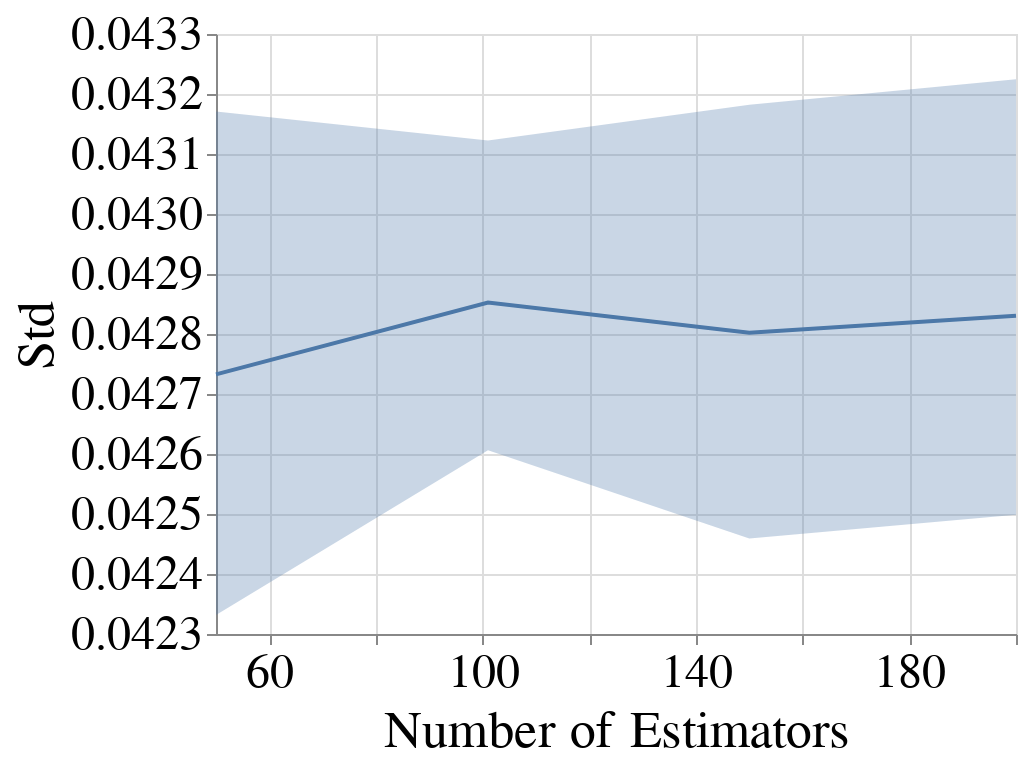

Source (notebook cell):
### Code cell
create_plot_for_diff_bootstrap_sizes(all_subgroup_metrics_df,
                                     dataset_name=DATASET_NAMES[0],
                                     metric_name='Std',
                                     model_name=MODEL_NAMES[0],
                                     with_band=True)

### Figure 1 — Vega-Lite specification as saved in the notebook (floating-point values rounded to 4 significant figures)
{"config": {"view": {"continuousWidth": 400, "continuousHeight": 300}, "axis": {"labelFontSize": 24, "labelFontWeight": "normal", "titleFontSize": 26, "titleFontWeight": "normal"}, "legend": {"columns": 2, "direction": "horizontal", "labelFontSize": 22, "labelLimit": 400, "orient": "top", "symbolStrokeWidth": 10, "titleAnchor": "middle", "titleFontSize": 24, "titleLimit": 300}, "title": {"fontSize": 22}}, "layer": [{"mark": {"type": "errorband", "extent": "ci"}, "encoding": {"x": {"field": "Num_Estimators", "scale": {"domain": [50, 200], "nice": false, "zero": false}, "title": "Number of Estimators", "type": "quantitative"}, "y": {"field": "Metric_Value", "scale": {"zero": false}, "title": "Std", "type": "quantitative"}}}, {"mark": "line", "encoding": {"x": {"field": "Num_Estimators", "scale": {"domain": [50, 200], "nice": false, "zero": false}, "title": "Number of Estimators", "type": "quantitative"}, "y": {"aggregate": "mean", "field": "Metric_Value", "scale": {"zero": false}, "title": "Std", "type": "quantitative"}}}], "data": {"name": "data-df63533b9dc3d385df3b0fa388a67579"}, "$schema": "https://vega.github.io/schema/vega-lite/v4.17.0.json", "datasets": {"data-df63533b9dc3d385df3b0fa388a67579": [{"Metric": "Std", "Model_Name": "RandomForestClassifier", "Dataset_Name": "Folktables_CA_2018_Income", "Num_Estimators": 50, "Record_Create_Date_Time": "2024-02-24T15:56:18.751000", "Session_Uuid": "f12c5c59-e58a-4f5a-bc5b-e33f81189fd7", "Experiment_Iteration": "Exp_iter_1", "Dataset_Split_Seed": 100, "Fair_Intervention_Params_Lst": "[0.0]", "Intervention_Param": 0.0, "Run_Start_Date_Time": "2024-02-24T15:47:09.491000", "Subgroup": "overall", "Metric_Value": 0.0425}, {"Metric": "Std", "Model_Name": "RandomForestClassifier", "Dataset_Name": "Folktables_CA_2018_Income", "Num_Estimators": 50, "Record_Create_Date_Time": "2024-02-24T16:22:05.351000", "Session_Uuid": "f12c5c59-e58a-4f5a-bc5b-e33f81189fd7", "Experiment_Iteration": "Exp_iter_2", "Dataset_Split_Seed": 200, "Fair_Intervention_Params_Lst": "[0.0]", "Intervention_Param": 0.0, "Run_Start_Date_Time": "2024-02-24T16:12:38.307000", "Subgroup": "overall", "Metric_Value": 0.04241}, {"Metric": "Std", "Model_Name": "RandomForestClassifier", "Dataset_Name": "Folktables_CA_2018_Income", "Num_Estimators": 50, "Record_Create_Date_Time": "2024-02-24T16:23:55.740000", "Session_Uuid": "f12c5c59-e58a-4f5a-bc5b-e33f81189fd7", "Experiment_Iteration": "Exp_iter_4", "Dataset_Split_Seed": 400, "Fair_Intervention_Params_Lst": "[0.0]", "Intervention_Param": 0.0, "Run_Start_Date_Time": "2024-02-24T16:14:35.126000", "Subgroup": "overall", "Metric_Value": 0.04358}, {"Metric": "Std", "Model_Name": "RandomForestClassifier", "Dataset_Name": "Folktables_CA_2018_Income", "Num_Estimators": 50, "Record_Create_Date_Time": "2024-02-24T16:31:34.018000", "Session_Uuid": "f12c5c59-e58a-4f5a-bc5b-e33f81189fd7", "Experiment_Iteration": "Exp_iter_3", "Dataset_Split_Seed": 300, "Fair_Intervention_Params_Lst": "[0.0]", "Intervention_Param": 0.0, "Run_Start_Date_Time": "2024-02-24T16:22:06.233000", "Subgroup": "overall", "Metric_Value": 0.04213}, {"Metric": "Std", "Model_Name": "RandomForestClassifier", "Dataset_Name": "Folktables_CA_2018_Income", "Num_Estimators": 50, "Record_Create_Date_Time": "2024-02-24T16:33:13.931000", "Session_Uuid": "f12c5c59-e58a-4f5a-bc5b-e33f81189fd7", "Experiment_Iteration": "Exp_iter_5", "Dataset_Split_Seed": 500, "Fair_Intervention_Params_Lst": "[0.0]", "Intervention_Param": 0.0, "Run_Start_Date_Time": "2024-02-24T16:23:57.349000", "Subgroup": "overall", "Metric_Value": 0.04336}, {"Metric": "Std", "Model_Name": "RandomForestClassifier", "Dataset_Name": "Folktables_CA_2018_Income", "Num_Estimators": 50, "Record_Create_Date_Time": "2024-02-24T16:42:30.408000", "Session_Uuid": "f12c5c59-e58a-4f5a-bc5b-e33f81189fd7", "Experiment_Iteration": "Exp_iter_6", "Dataset_Split_Seed": 600, "Fair_Intervention_Params_Lst": "[0.0]", "Intervention_Param": 0.0, "Run_Start_Date_Time": "2024-02-24T16:33:15.280000", "Subgroup": "overall", "Metric_Value": 0.04241}, {"Metric": "Std", "Model_Name": "RandomForestClassifier", "Dataset_Name": "Folktables_CA_2018_Income", "Num_Estimators": 101, "Record_Create_Date_Time": "2024-02-24T16:37:30.256000", "Session_Uuid": "d9a91e93-d876-40fe-98be-41ec023e789f", "Experiment_Iteration": "Exp_iter_1", "Dataset_Split_Seed": 100, "Fair_Intervention_Params_Lst": "[0.0]", "Intervention_Param": 0.0, "Run_Start_Date_Time": "2024-02-24T16:17:02.907000", "Subgroup": "overall", "Metric_Value": 0.04264}, {"Metric": "Std", "Model_Name": "RandomForestClassifier", "Dataset_Name": "Folktables_CA_2018_Income", "Num_Estimators": 101, "Record_Create_Date_Time": "2024-02-24T16:38:15.529000", "Session_Uuid": "d9a91e93-d876-40fe-98be-41ec023e789f", "Experiment_Iteration": "Exp_iter_4", "Dataset_Split_Seed": 400, "Fair_Intervention_Params_Lst": "[0.0]", "Intervention_Param": 0.0, "Run_Start_Date_Time": "2024-02-24T16:19:14.752000", "Subgroup": "overall", "Metric_Value": 0.04348}, {"Metric": "Std", "Model_Name": "RandomForestClassifier", "Dataset_Name": "Folktables_CA_2018_Income", "Num_Estimators": 101, "Record_Create_Date_Time": "2024-02-24T16:56:06.997000", "Session_Uuid": "d9a91e93-d876-40fe-98be-41ec023e789f", "Experiment_Iteration": "Exp_iter_5", "Dataset_Split_Seed": 500, "Fair_Intervention_Params_Lst": "[0.0]", "Intervention_Param": 0.0, "Run_Start_Date_Time": "2024-02-24T16:38:16.381000", "Subgroup": "overall", "Metric_Value": 0.04304}, {"Metric": "Std", "Model_Name": "RandomForestClassifier", "Dataset_Name": "Folktables_CA_2018_Income", "Num_Estimators": 101, "Record_Create_Date_Time": "2024-02-24T16:56:31.109000", "Session_Uuid": "d9a91e93-d876-40fe-98be-41ec023e789f", "Experiment_Iteration": "Exp_iter_2", "Dataset_Split_Seed": 200, "Fair_Intervention_Params_Lst": "[0.0]", "Intervention_Param": 0.0, "Run_Start_Date_Time": "2024-02-24T16:37:32.273000", "Subgroup": "overall", "Metric_Value": 0.04292}, {"Metric": "Std", "Model_Name": "RandomForestClassifier", "Dataset_Name": "Folktables_CA_2018_Income", "Num_Estimators": 101, "Record_Create_Date_Time": "2024-02-24T17:14:00.415000", "Session_Uuid": "d9a91e93-d876-40fe-98be-41ec023e789f", "Experiment_Iteration": "Exp_iter_6", "Dataset_Split_Seed": 600, "Fair_Intervention_Params_Lst": "[0.0]", "Intervention_Param": 0.0, "Run_Start_Date_Time": "2024-02-24T16:56:08.482000", "Subgroup": "overall", "Metric_Value": 0.04252}, {"Metric": "Std", "Model_Name": "RandomForestClassifier", "Dataset_Name": "Folktables_CA_2018_Income", "Num_Estimators": 101, "Record_Create_Date_Time": "2024-02-24T17:16:47.581000", "Session_Uuid": "d9a91e93-d876-40fe-98be-41ec023e789f", "Experiment_Iteration": "Exp_iter_3", "Dataset_Split_Seed": 300, "Fair_Intervention_Params_Lst": "[0.0]", "Intervention_Param": 0.0, "Run_Start_Date_Time": "2024-02-24T16:56:31.776000", "Subgroup": "overall", "Metric_Value": 0.04251}, {"Metric": "Std", "Model_Name": "RandomForestClassifier", "Dataset_Name": "Folktables_CA_2018_Income", "Num_Estimators": 150, "Record_Create_Date_Time": "2024-02-24T16:49:46.953000", "Session_Uuid": "c4ce3ca1-31dc-4742-9386-91112ff5ed69", "Experiment_Iteration": "Exp_iter_1", "Dataset_Split_Seed": 100, "Fair_Intervention_Params_Lst": "[0.0]", "Intervention_Param": 0.0, "Run_Start_Date_Time": "2024-02-24T16:21:02.579000", "Subgroup": "overall", "Metric_Value": 0.04242}, {"Metric": "Std", "Model_Name": "RandomForestClassifier", "Dataset_Name": "Folktables_CA_2018_Income", "Num_Estimators": 150, "Record_Create_Date_Time": "2024-02-24T16:51:35.220000", "Session_Uuid": "c4ce3ca1-31dc-4742-9386-91112ff5ed69", "Experiment_Iteration": "Exp_iter_4", "Dataset_Split_Seed": 400, "Fair_Intervention_Params_Lst": "[0.0]", "Intervention_Param": 0.0, "Run_Start_Date_Time": "2024-02-24T16:22:29.728000", "Subgroup": "overall", "Metric_Value": 0.04357}, {"Metric": "Std", "Model_Name": "RandomForestClassifier", "Dataset_Name": "Folktables_CA_2018_Income", "Num_Estimators": 150, "Record_Create_Date_Time": "2024-02-24T17:17:29.502000", "Session_Uuid": "c4ce3ca1-31dc-4742-9386-91112ff5ed69", "Experiment_Iteration": "Exp_iter_2", "Dataset_Split_Seed": 200, "Fair_Intervention_Params_Lst": "[0.0]", "Intervention_Param": 0.0, "Run_Start_Date_Time": "2024-02-24T16:49:48.735000", "Subgroup": "overall", "Metric_Value": 0.04277}, {"Metric": "Std", "Model_Name": "RandomForestClassifier", "Dataset_Name": "Folktables_CA_2018_Income", "Num_Estimators": 150, "Record_Create_Date_Time": "2024-02-24T17:19:15.604000", "Session_Uuid": "c4ce3ca1-31dc-4742-9386-91112ff5ed69", "Experiment_Iteration": "Exp_iter_5", "Dataset_Split_Seed": 500, "Fair_Intervention_Params_Lst": "[0.0]", "Intervention_Param": 0.0, "Run_Start_Date_Time": "2024-02-24T16:51:36.152000", "Subgroup": "overall", "Metric_Value": 0.04318}, {"Metric": "Std", "Model_Name": "RandomForestClassifier", "Dataset_Name": "Folktables_CA_2018_Income", "Num_Estimators": 150, "Record_Create_Date_Time": "2024-02-24T17:44:59.737000", "Session_Uuid": "c4ce3ca1-31dc-4742-9386-91112ff5ed69", "Experiment_Iteration": "Exp_iter_3", "Dataset_Split_Seed": 300, "Fair_Intervention_Params_Lst": "[0.0]", "Intervention_Param": 0.0, "Run_Start_Date_Time": "2024-02-24T17:17:30.335000", "Subgroup": "overall", "Metric_Value": 0.04237}, {"Metric": "Std", "Model_Name": "RandomForestClassifier", "Dataset_Name": "Folktables_CA_2018_Income", "Num_Estimators": 150, "Record_Create_Date_Time": "2024-02-24T17:51:00.188000", "Session_Uuid": "c4ce3ca1-31dc-4742-9386-91112ff5ed69", "Experiment_Iteration": "Exp_iter_6", "Dataset_Split_Seed": 600, "Fair_Intervention_Params_Lst": "[0.0]", "Intervention_Param": 0.0, "Run_Start_Date_Time": "2024-02-24T17:19:16.606000", "Subgroup": "overall", "Metric_Value": 0.0425}, {"Metric": "Std", "Model_Name": "RandomForestClassifier", "Dataset_Name": "Folktables_CA_2018_Income", "Num_Estimators": 200, "Record_Create_Date_Time": "2024-02-24T17:02:40.552000", "Session_Uuid": "f7c0575e-6607-4d44-a07c-0facc7afa75a", "Experiment_Iteration": "Exp_iter_1", "Dataset_Split_Seed": 100, "Fair_Intervention_Params_Lst": "[0.0]", "Intervention_Param": 0.0, "Run_Start_Date_Time": "2024-02-24T16:24:50.154000", "Subgroup": "overall", "Metric_Value": 0.04237}, {"Metric": "Std", "Model_Name": "RandomForestClassifier", "Dataset_Name": "Folktables_CA_2018_Income", "Num_Estimators": 200, "Record_Create_Date_Time": "2024-02-24T17:03:51.676000", "Session_Uuid": "f7c0575e-6607-4d44-a07c-0facc7afa75a", "Experiment_Iteration": "Exp_iter_4", "Dataset_Split_Seed": 400, "Fair_Intervention_Params_Lst": "[0.0]", "Intervention_Param": 0.0, "Run_Start_Date_Time": "2024-02-24T16:26:27.589000", "Subgroup": "overall", "Metric_Value": 0.04365}, {"Metric": "Std", "Model_Name": "RandomForestClassifier", "Dataset_Name": "Folktables_CA_2018_Income", "Num_Estimators": 200, "Record_Create_Date_Time": "2024-02-24T17:40:28.215000", "Session_Uuid": "f7c0575e-6607-4d44-a07c-0facc7afa75a", "Experiment_Iteration": "Exp_iter_2", "Dataset_Split_Seed": 200, "Fair_Intervention_Params_Lst": "[0.0]", "Intervention_Param": 0.0, "Run_Start_Date_Time": "2024-02-24T17:02:42.217000", "Subgroup": "overall", "Metric_Value": 0.04286}, {"Metric": "Std", "Model_Name": "RandomForestClassifier", "Dataset_Name": "Folktables_CA_2018_Income", "Num_Estimators": 200, "Record_Create_Date_Time": "2024-02-24T17:40:34.814000", "Session_Uuid": "f7c0575e-6607-4d44-a07c-0facc7afa75a", "Experiment_Iteration": "Exp_iter_5", "Dataset_Split_Seed": 500, "Fair_Intervention_Params_Lst": "[0.0]", "Intervention_Param": 0.0, "Run_Start_Date_Time": "2024-02-24T17:03:53.248000", "Subgroup": "overall", "Metric_Value": 0.04313}, {"Metric": "Std", "Model_Name": "RandomForestClassifier", "Dataset_Name": "Folktables_CA_2018_Income", "Num_Estimators": 200, "Record_Create_Date_Time": "2024-02-24T18:19:55.214000", "Session_Uuid": "f7c0575e-6607-4d44-a07c-0facc7afa75a", "Experiment_Iteration": "Exp_iter_6", "Dataset_Split_Seed": 600, "Fair_Intervention_Params_Lst": "[0.0]", "Intervention_Param": 0.0, "Run_Start_Date_Time": "2024-02-24T17:40:36.324000", "Subgroup": "overall", "Metric_Value": 0.04257}, {"Metric": "Std", "Model_Name": "RandomForestClassifier", "Dataset_Name": "Folktables_CA_2018_Income", "Num_Estimators": 200, "Record_Create_Date_Time": "2024-02-24T18:19:57.060000", "Session_Uuid": "f7c0575e-6607-4d44-a07c-0facc7afa75a", "Experiment_Iteration": "Exp_iter_3", "Dataset_Split_Seed": 300, "Fair_Intervention_Params_Lst": "[0.0]", "Intervention_Param": 0.0, "Run_Start_Date_Time": "2024-02-24T17:40:29.022000", "Subgroup": "overall", "Metric_Value": 0.0424}]}}
